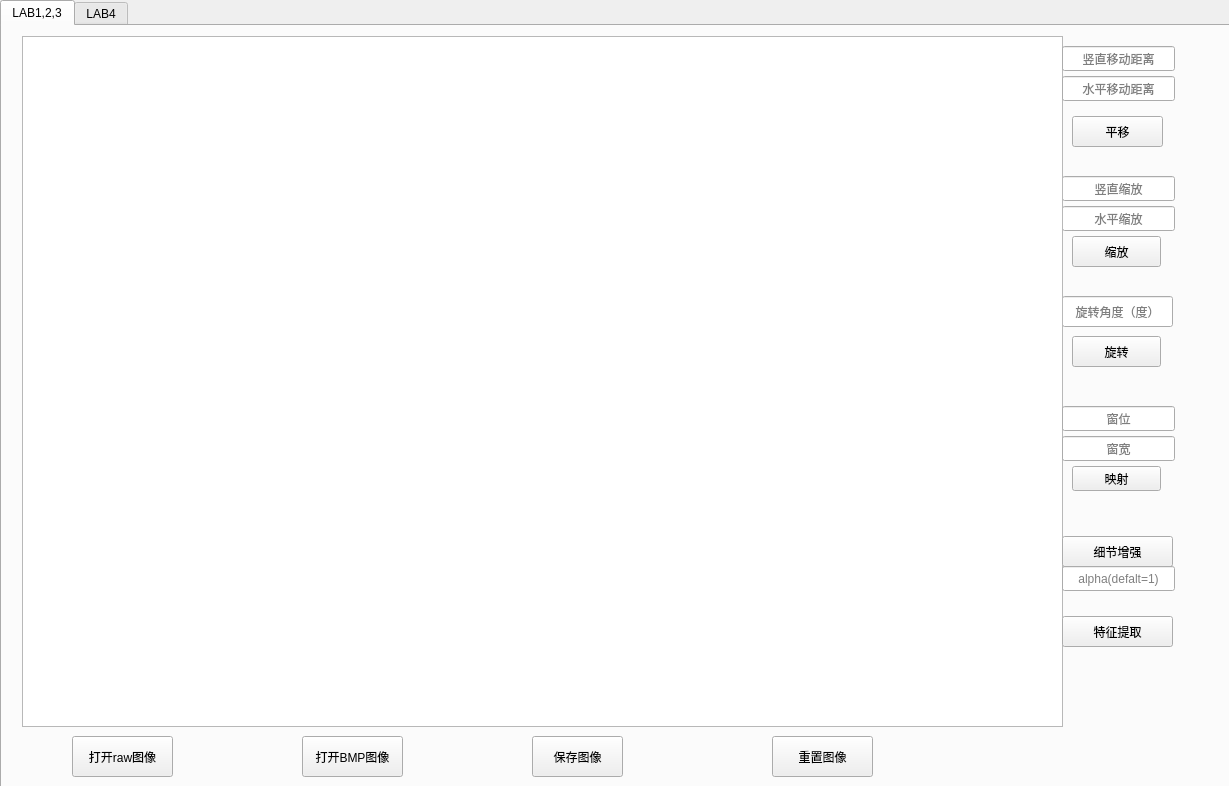
<?xml version="1.0" encoding="UTF-8"?>
<ui version="4.0">
 <class>MainWindow</class>
 <widget class="QMainWindow" name="MainWindow">
  <property name="geometry">
   <rect>
    <x>0</x>
    <y>0</y>
    <width>1229</width>
    <height>786</height>
   </rect>
  </property>
  <property name="windowTitle">
   <string>图像处理实验</string>
  </property>
  <property name="layoutDirection">
   <enum>Qt::LeftToRight</enum>
  </property>
  <widget class="QWidget" name="centralwidget">
   <widget class="QTabWidget" name="tabWidget">
    <property name="geometry">
     <rect>
      <x>0</x>
      <y>0</y>
      <width>1231</width>
      <height>791</height>
     </rect>
    </property>
    <property name="currentIndex">
     <number>0</number>
    </property>
    <widget class="QWidget" name="tab">
     <attribute name="title">
      <string>LAB1,2,3</string>
     </attribute>
     <widget class="QPushButton" name="pushButton_4">
      <property name="geometry">
       <rect>
        <x>1070</x>
        <y>210</y>
        <width>89</width>
        <height>31</height>
       </rect>
      </property>
      <property name="text">
       <string>缩放</string>
      </property>
     </widget>
     <widget class="QPushButton" name="pushButton_6">
      <property name="geometry">
       <rect>
        <x>1070</x>
        <y>90</y>
        <width>91</width>
        <height>31</height>
       </rect>
      </property>
      <property name="text">
       <string>平移</string>
      </property>
     </widget>
     <widget class="QLineEdit" name="lineEdit_3">
      <property name="geometry">
       <rect>
        <x>1060</x>
        <y>150</y>
        <width>113</width>
        <height>25</height>
       </rect>
      </property>
      <property name="inputMask">
       <string/>
      </property>
      <property name="text">
       <string/>
      </property>
      <property name="alignment">
       <set>Qt::AlignCenter</set>
      </property>
      <property name="readOnly">
       <bool>false</bool>
      </property>
      <property name="placeholderText">
       <string>竖直缩放</string>
      </property>
     </widget>
     <widget class="QPushButton" name="pushButton">
      <property name="geometry">
       <rect>
        <x>300</x>
        <y>710</y>
        <width>101</width>
        <height>41</height>
       </rect>
      </property>
      <property name="text">
       <string>打开BMP图像</string>
      </property>
     </widget>
     <widget class="QLineEdit" name="lineEdit_4">
      <property name="geometry">
       <rect>
        <x>1060</x>
        <y>180</y>
        <width>113</width>
        <height>25</height>
       </rect>
      </property>
      <property name="text">
       <string/>
      </property>
      <property name="alignment">
       <set>Qt::AlignCenter</set>
      </property>
      <property name="placeholderText">
       <string>水平缩放</string>
      </property>
     </widget>
     <widget class="QLineEdit" name="lineEdit_5">
      <property name="geometry">
       <rect>
        <x>1060</x>
        <y>270</y>
        <width>111</width>
        <height>31</height>
       </rect>
      </property>
      <property name="inputMask">
       <string/>
      </property>
      <property name="alignment">
       <set>Qt::AlignCenter</set>
      </property>
      <property name="placeholderText">
       <string>旋转角度（度）</string>
      </property>
      <property name="clearButtonEnabled">
       <bool>false</bool>
      </property>
     </widget>
     <widget class="QPushButton" name="pushButton_3">
      <property name="geometry">
       <rect>
        <x>770</x>
        <y>710</y>
        <width>101</width>
        <height>41</height>
       </rect>
      </property>
      <property name="text">
       <string>重置图像</string>
      </property>
     </widget>
     <widget class="QPushButton" name="pushButton_5">
      <property name="geometry">
       <rect>
        <x>1070</x>
        <y>310</y>
        <width>89</width>
        <height>31</height>
       </rect>
      </property>
      <property name="text">
       <string>旋转</string>
      </property>
     </widget>
     <widget class="QGraphicsView" name="graphicsView">
      <property name="geometry">
       <rect>
        <x>20</x>
        <y>10</y>
        <width>1041</width>
        <height>691</height>
       </rect>
      </property>
      <property name="autoFillBackground">
       <bool>true</bool>
      </property>
     </widget>
     <widget class="QPushButton" name="pushButton_2">
      <property name="geometry">
       <rect>
        <x>530</x>
        <y>710</y>
        <width>91</width>
        <height>41</height>
       </rect>
      </property>
      <property name="text">
       <string>保存图像</string>
      </property>
     </widget>
     <widget class="QLineEdit" name="lineEdit_2">
      <property name="geometry">
       <rect>
        <x>1060</x>
        <y>50</y>
        <width>113</width>
        <height>25</height>
       </rect>
      </property>
      <property name="alignment">
       <set>Qt::AlignCenter</set>
      </property>
      <property name="placeholderText">
       <string>水平移动距离</string>
      </property>
     </widget>
     <widget class="QLineEdit" name="lineEdit">
      <property name="geometry">
       <rect>
        <x>1060</x>
        <y>20</y>
        <width>113</width>
        <height>25</height>
       </rect>
      </property>
      <property name="alignment">
       <set>Qt::AlignCenter</set>
      </property>
      <property name="placeholderText">
       <string>竖直移动距离</string>
      </property>
     </widget>
     <widget class="QPushButton" name="pushButton_7">
      <property name="geometry">
       <rect>
        <x>70</x>
        <y>710</y>
        <width>101</width>
        <height>41</height>
       </rect>
      </property>
      <property name="text">
       <string>打开raw图像</string>
      </property>
     </widget>
     <widget class="QLineEdit" name="lineEdit_6">
      <property name="geometry">
       <rect>
        <x>1060</x>
        <y>380</y>
        <width>113</width>
        <height>25</height>
       </rect>
      </property>
      <property name="inputMask">
       <string/>
      </property>
      <property name="alignment">
       <set>Qt::AlignCenter</set>
      </property>
      <property name="placeholderText">
       <string>窗位</string>
      </property>
     </widget>
     <widget class="QLineEdit" name="lineEdit_7">
      <property name="geometry">
       <rect>
        <x>1060</x>
        <y>410</y>
        <width>113</width>
        <height>25</height>
       </rect>
      </property>
      <property name="alignment">
       <set>Qt::AlignCenter</set>
      </property>
      <property name="placeholderText">
       <string>窗宽</string>
      </property>
     </widget>
     <widget class="QPushButton" name="pushButton_8">
      <property name="geometry">
       <rect>
        <x>1070</x>
        <y>440</y>
        <width>89</width>
        <height>25</height>
       </rect>
      </property>
      <property name="text">
       <string>映射</string>
      </property>
     </widget>
     <widget class="QPushButton" name="pushButton_9">
      <property name="geometry">
       <rect>
        <x>1060</x>
        <y>510</y>
        <width>111</width>
        <height>31</height>
       </rect>
      </property>
      <property name="text">
       <string>细节增强</string>
      </property>
     </widget>
     <widget class="QLineEdit" name="lineEdit_8">
      <property name="geometry">
       <rect>
        <x>1060</x>
        <y>540</y>
        <width>113</width>
        <height>25</height>
       </rect>
      </property>
      <property name="alignment">
       <set>Qt::AlignCenter</set>
      </property>
      <property name="placeholderText">
       <string>alpha(defalt=1)</string>
      </property>
     </widget>
     <widget class="QPushButton" name="pushButton_10">
      <property name="geometry">
       <rect>
        <x>1060</x>
        <y>590</y>
        <width>111</width>
        <height>31</height>
       </rect>
      </property>
      <property name="text">
       <string>特征提取</string>
      </property>
     </widget>
    </widget>
    <widget class="QWidget" name="tab_2">
     <attribute name="title">
      <string>LAB4</string>
     </attribute>
     <widget class="QGraphicsView" name="graphicsView_2">
      <property name="geometry">
       <rect>
        <x>60</x>
        <y>10</y>
        <width>881</width>
        <height>591</height>
       </rect>
      </property>
      <property name="autoFillBackground">
       <bool>true</bool>
      </property>
     </widget>
    </widget>
   </widget>
  </widget>
 </widget>
 <resources/>
 <connections/>
</ui>
